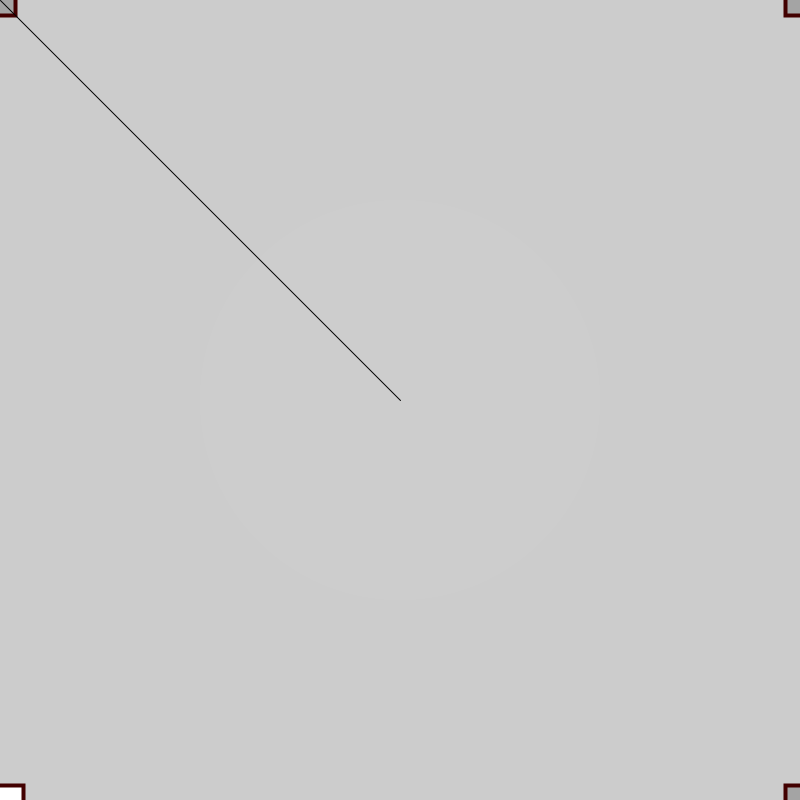
Frame 1 (no input)
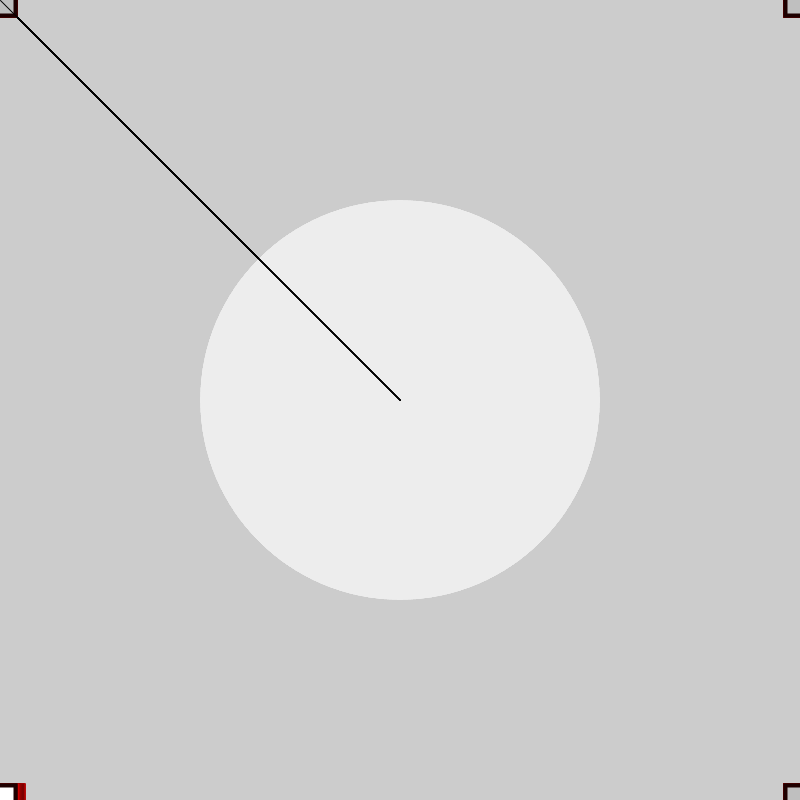
Frame 60 (the mouse pressed at the canvas centre just before this capture)
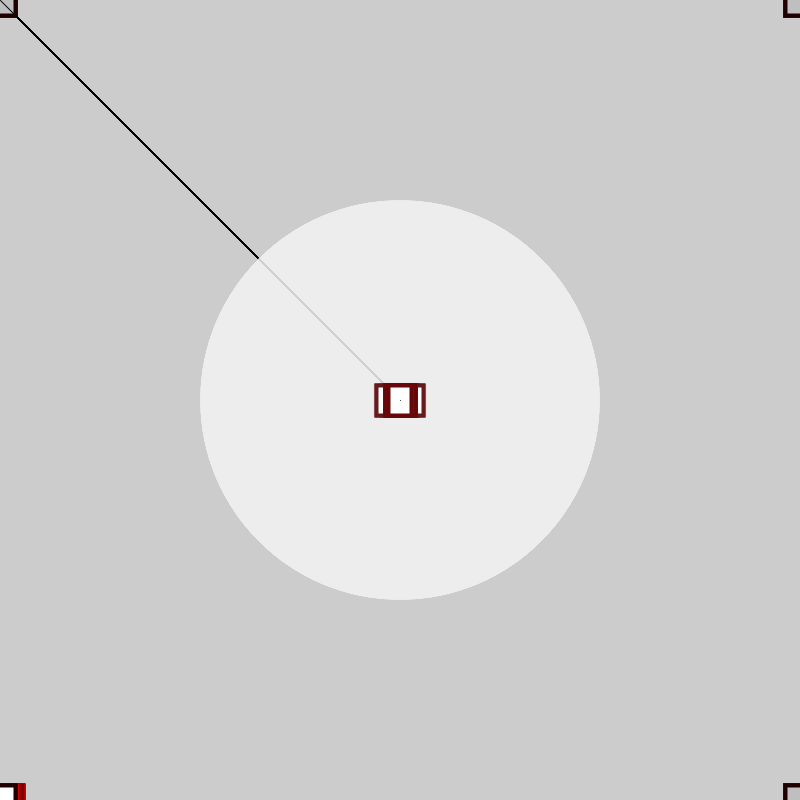
Frame 120 (the mouse held since frame 60 and released just before this capture)

The Processing sketch that drew these frames (run headless with seeded random() and noise(); from frame 60 on, the mouse is pressed at the canvas centre):

// Processing sketch: cours_01_dessin
// ── cours_01_dessin.pde
void setup() {
  size(800, 800);
}

void draw() {
  fill(random(255));
  stroke(random(255), 0, 0);
  strokeWeight(4);

  rectMode(CENTER);
  rect(mouseX, mouseY, 30, 30);
  rect(width-mouseX, mouseY, 30, 30);

  rect(width-mouseX, height-mouseY, 30, 30);
  fill(255);
  rect(mouseX, height-mouseY, random(50), 30);

  noStroke();
  fill(255, 7);
  ellipse(width/2, height/2, 400, 400);
  
  stroke(0);
  strokeWeight(1);
  line(width/2,height/2,mouseX,mouseY);
}
